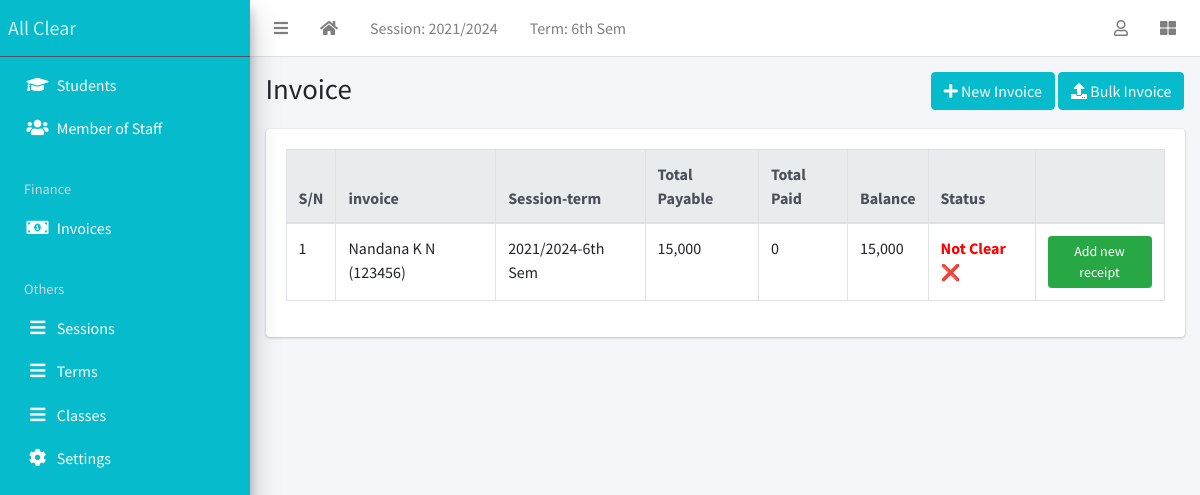
Screenshot of /finance/list/ (signed in) with the database file from the repository.
### apps/corecode/models.py (models this page shows)
class AcademicSession(models.Model):
    name = models.CharField(max_length=200, unique=True)
    current = models.BooleanField(default=True)
    class Meta:
        ordering = ["-name"]
    def __str__(self):
        return self.name

class AcademicTerm(models.Model):
    name = models.CharField(max_length=20, unique=True)
    current = models.BooleanField(default=True)
    class Meta:
        ordering = ["name"]
    def __str__(self):
        return self.name

### apps/finance/models.py (models this page shows, shortened)
class Invoice(models.Model):
    student = models.ForeignKey(Student, on_delete=models.CASCADE)
    session = models.ForeignKey(AcademicSession, on_delete=models.CASCADE)
    term = models.ForeignKey(AcademicTerm, on_delete=models.CASCADE)
    class_for = models.ForeignKey(StudentClass, on_delete=models.CASCADE)
    balance_from_previous_term = models.IntegerField(default=0)
    status = models.CharField(
        max_length=20,
        choices=[("active", "Active"), ("closed", "Closed")],
        default="active",
    )
    class Meta:
        ordering = ["student", "term"]
    def __str__(self):
        return f"{self.student}"
    def balance(self):
        payable = self.total_amount_payable()
        paid = self.total_amount_paid()
        return payable - paid
    def amount_payable(self):
        items = InvoiceItem.objects.filter(invoice=self)
        total = 0
        for item in items:
            total += item.amount
        return total
    def total_amount_payable(self):
        return self.balance_from_previous_term + self.amount_payable()
    def total_amount_paid(self):
        receipts = Receipt.objects.filter(invoice=self)
        amount = 0
        for receipt in receipts:
            amount += receipt.amount_paid
        return amount

class InvoiceItem(models.Model):
    invoice = models.ForeignKey(Invoice, on_delete=models.CASCADE)
    description = models.CharField(max_length=200)
    amount = models.IntegerField()

### apps/students/models.py (models this page shows, shortened)
class Student(models.Model):
    STATUS_CHOICES = [("active", "Active"), ("inactive", "Inactive")]
    GENDER_CHOICES = [("male", "Male"), ("female", "Female")]
    current_status = models.CharField(
        max_length=10, choices=STATUS_CHOICES, default="active"
    )
    registration_number = models.CharField(max_length=200, unique=True)
    surname = models.CharField(max_length=200)
    firstname = models.CharField(max_length=200)
    other_name = models.CharField(max_length=200, blank=True)
    gender = models.CharField(max_length=10, choices=GENDER_CHOICES, default="male")
    date_of_birth = models.DateField(default=timezone.now)
    current_class = models.ForeignKey(
        StudentClass, on_delete=models.SET_NULL, blank=True, null=True
    )
    date_of_admission = models.DateField(default=timezone.now)
    mobile_num_regex = RegexValidator(
        regex="^[0-9]{10,15}$", message="Entered mobile number isn't in a right format!"
    )
    parent_mobile_number = models.CharField(
        validators=[mobile_num_regex], max_length=13, blank=True
    )
    address = models.TextField(blank=True)
    others = models.TextField(blank=True)
    passport = models.ImageField(blank=True, upload_to="students/passports/")
    class Meta:
        ordering = ["surname", "firstname", "other_name"]
    def __str__(self):
        return f"{self.surname} {self.firstname} {self.other_name} ({self.registration_number})"

### apps/finance/views.py (the view)
# urls.py: path("list/", InvoiceListView.as_view(), name="invoice-list"),
class InvoiceListView(LoginRequiredMixin, ListView):
    model = Invoice

### apps/corecode/context_processors.py (called while the page is built)
def site_defaults(request):
    current_session = AcademicSession.objects.get(current=True)
    current_term = AcademicTerm.objects.get(current=True)
    vals = SiteConfig.objects.all()
    contexts = {
        "current_session": current_session.name,
        "current_term": current_term.name,
    }
    for val in vals:
        contexts[val.key] = val.value
    return contexts

### apps/finance/templates/finance/invoice_list.html (shortened to what this page needs)
{% extends 'base.html' %}
{% load humanize %}
{% block title %}Invoice{% endblock title %}
{% block breadcrumb %}
<a class="btn btn-primary" href="{% url 'invoice-create' %}"><i
    class="fas fa-plus"></i> New Invoice</a>
<a class="btn btn-primary" href="{% url 'bulk-invoice' %}"><i
    class="fas fa-upload"></i> Bulk Invoice</a>
{% endblock breadcrumb %}
{% block content %}
  <div class="table-responsive">
    <table id="invoicetable" class="table table-bordered table-hover">
      <thead class="thead-light">
        <tr>
          <th>S/N</th>
          <th>invoice</th>
          <th>Session-term</th>
          <th>Total Payable</th>
          <th>Total Paid</th>
          <th>Balance</th>
          <th>Status</th>
          <th></th>
        </tr>
      </thead>
      <tbody>
        {% for invoice in object_list %}
          <tr class='clickable-row' data-href="{% url 'invoice-detail' invoice.id %}">
            <td>{{ forloop.counter}}</td>
            <td>{{ invoice}}</td>
            <td>{{ invoice.session}}-{{ invoice.term}}</td>
            <td>{{ invoice.total_amount_payable | intcomma }}</td>
            <td>{{ invoice.total_amount_paid | intcomma }}</td>
            <td>{{ invoice.balance | intcomma }}</td>
            <td>
              {% if invoice.balance == 0 %}
                <span style="color: green; font-weight: bold;">Clear ✅<i class="tick-icon"></i></span>
              {% else %}
                <span style="color: red; font-weight: bold;">Not Clear ❌</span>
              {% endif %}
            </td>
            <td><a class="btn btn-success btn-sm"
                href="{% url 'receipt-create' %}?invoice={{ invoice.id }}">Add new
                receipt</a></td>
          </tr>
        {% endfor %}
      </tbody>
    </table>
  </div>
{% endblock content %}

### templates/base.html (shortened to what this page needs)
{% load static %}
<!DOCTYPE html>
<html lang="en">
<head>
  <link rel="stylesheet" href="{% static 'plugins/fontawesome-free/css/all.min.css' %}">
  <link rel="stylesheet" href="{% static 'plugins/toastr/toastr.min.css' %}">
  <link rel="stylesheet"
    href="{% static 'plugins/overlayScrollbars/css/OverlayScrollbars.min.css' %}">
  <link rel="stylesheet" href="{% static 'plugins/Datatables/datatables.min.css' %}" />
  <link rel="stylesheet" href="{% static 'dist/css/adminlte.min.css' %}">
</head>
<body
  class="hold-transition sidebar-mini layout-fixed layout-navbar-fixed layout-footer-fixed">
  <div class="wrapper">
    <nav class="main-header navbar navbar-expand navbar-white navbar-light">
      <ul class="navbar-nav">
        <li class="nav-item">
          <a class="nav-link" data-widget="pushmenu" href="#" role="button"><i
              class="fas fa-bars"></i></a>
        </li>
        <li class="nav-item d-none d-sm-inline-block">
          <a href="{% url 'home' %} " class="nav-link"><i class="fa fa-home"></i></a>
        </li>
        <li class="nav-item d-none d-sm-inline-block">
          <a href="{% url 'current-session' %}" class="nav-link">Session: {{ current_session }}</a>
        </li>
        <li class="nav-item d-none d-sm-inline-block">
          <a href="{% url 'current-session' %}" class="nav-link">Term: {{ current_term }}</a>
        </li>
      </ul>
      <ul class="navbar-nav ml-auto">
        <li class="nav-item dropdown">
          <a class="nav-link" data-toggle="dropdown" href="#">
            <i class="far fa-user"></i>
          </a>
        </li>
        <li class="nav-item">
          <a class="nav-link" data-widget="control-sidebar" data-slide="true"
            href="#" role="button"><i class="fas fa-th-large"></i></a>
        </li>
      </ul>
    </nav>
    <aside class="main-sidebar sidebar-dark-primary elevation-4">
      <a href="{% url 'home' %}" class="brand-link color_link">All Clear</a>
      <div class="sidebar">
        <nav class="mt-2">
          <ul class="nav nav-pills nav-sidebar flex-column"
            data-widget="treeview" role="menu" data-accordion="false">
            <li class="nav-item">
              <a href="{% url 'student-list' %}" class="nav-link color_link">
                <i class="nav-icon fas fa-graduation-cap"></i>
                <p>
                  Students
                </p>
              </a>
            </li>
            <li class="nav-item">
              <a href="{% url 'staff-list' %}" class="nav-link color_link">
                <i class="nav-icon fas fa-users"></i>
                <p>
                  Member of Staff
                </p>
              </a>
            </li>
            <li class="nav-header color_link">Finance</li>
            <li class="nav-item">
              <a href="{% url 'invoice-list' %}" class="nav-link color_link">
                <i class="nav-icon fas fa-money-bill-alt"></i>
                <p>
                  Invoices
                </p>
              </a>
            </li>
            <li class="nav-header color_link">Others</li>
                <li class="nav-item">
                  <a href="{% url 'sessions' %}" class="nav-link color_link">
                    <i class="nav-icon fas fa-bars"></i>
                    <p>
                      Sessions
                    </p>
                  </a>
                </li>
                <li class="nav-item">
                  <a href="{% url 'terms' %}" class="nav-link color_link">
                    <i class="nav-icon fas fa-bars"></i>
                    <p>
                      Terms
                    </p>
                  </a>
                </li>
                <li class="nav-item">
                  <a href="{% url 'classes' %}" class="nav-link color_link">
                    <i class="nav-icon fas fa-bars"></i>
                    <p>
                      Classes
                    </p>
                  </a>
                </li>
            <li class="nav-item">
              <a href="{% url 'configs' %}" class="nav-link color_link">
                <i class="nav-icon fas fa-cog"></i>
                <p>
                  Settings
                </p>
              </a>
            </li>
          </ul>
        </nav>
      </div>
    </aside>
    <div class="content-wrapper">
      <section class="content-header">
        <div class="container-fluid">
          <div class="row mb-1">
            <div class="col-sm-8">
              <h1>{% block title %}{% endblock title %}</h1>
            </div>
            <div class="col-sm-4">
              <ol class="breadcrumb float-sm-right">
                <li class="breadcrumb-item">{% block breadcrumb %}{% endblock breadcrumb %}</li>
              </ol>
            </div>
          </div>
        </div>
      </section>
      <section class="content">
        <div class="container-fluid">
          <div class="row">
            <div class="col-md-12">
              {% block fullcard %}
              <div class="card">
                <div class="card-body">
                  <div class="row">
                    <div class="col">
                      {% block content %}
                      {% endblock content %}
                    </div>
                  </div>
                </div>
              </div>
              {% endblock fullcard %}
            </div>
          </div>
        </div>
      </section>
    </div>
  </div>
</body>
</html>

### rows the page displays
AcademicSession: name "2021/2024"
AcademicTerm: name "6th Sem"
Invoice: student.registration_number "Nandana K N (123456)", session "2021/2024", term "6th Sem", total_amount_payable "15,000", total_amount_paid "0", balance "15,000", shows "Not Clear ❌"
